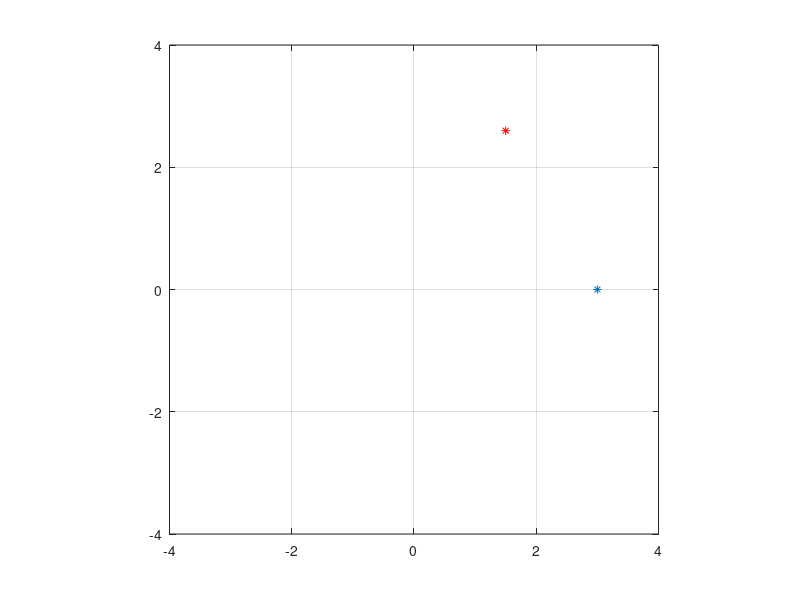

Recreate this plot in MATLAB. (Note: this script raises an error after producing the figure.)
%Aula 2
%% TemplateCodeSVPI -------------------------------------------------------
% Name:       Vasco Costa
% Num. Mec:   97746
% Date:       2022/2023
%% Initial configurations
clc % Clear all text from command window
close all % Close all figures previously opened
clear % Clear previous environment variables
%addpath('../lib') % Update yout matlab path (the folder must exist)

list_of_exercises = { %Add, comment or uncomment at will
   'Ex1a'
   'Ex1b'
   'Ex2a'
   'Ex2b'
   'Ex2c'
   'Ex3a'
   'Ex3b'
   'Ex3c'
   'Ex4a'
   'Ex4b'
   'Ex4c'
   'Ex5'
   'Ex6'
  }; %Defines the exercise to be executed (one or more at a time).
%% Ex1a -------------------------------------------------------------------

exercise = 'Ex1a'; % Define the name of the current exercise
if ismember(exercise, list_of_exercises) %... if exer. in list_of_exercises
  disp(['Executing ' exercise ':'])
  clearvars -except list_of_exercises % Delete all previously declared vars
  close all

  P=[3 0]';
  plot(P(1),P(2),'*');
  a = pi/3;
  Rot = [cos(a) -sin(a)
         sin(a)  cos(a)];
  axis([-1 4 -1 4]);
  hold on
  grid on
  axis square
  Pc = Rot*P;
  plot(Pc(1),Pc(2),'*r')
end
%% Ex1b -------------------------------------------------------------------

exercise = 'Ex1b'; % Define the name of the current exercise
if ismember(exercise, list_of_exercises) %... if exer. in list_of_exercises
  disp(['Executing ' exercise ':'])
  clearvars -except list_of_exercises % Delete all previously declared vars
  close all

  P=[3 0]';
  axis([-4 4 -4 4]);
  hold on
  grid on
  axis square
  N = 20;
  angs = linspace(0,2*pi,N);
  for a=angs
      Q=rota(a)*P;
      plot(Q(1),Q(2),'*r');
      pause(0.1)
  end
end
%% Ex2a -------------------------------------------------------------------

exercise = 'Ex2a'; % Define the name of the current exercise
if ismember(exercise, list_of_exercises) %... if exer. in list_of_exercises
  disp(['Executing ' exercise ':'])
  clearvars -except list_of_exercises % Delete all previously declared vars
  close all

  P=[3 0]';
  h=plot(P(1),P(2),'dr');
  axis([-4 4 -4 4]);
  hold on
  grid on
  axis square
  N = 100;
  angs = linspace(0,2*pi,N);
  for a=angs
      Q=rota(a)*P;
      set(h,'Xdata',Q(1),'Ydata',Q(2));
      pause(0.1)
  end
end
%% Ex2b -------------------------------------------------------------------

exercise = 'Ex2b'; % Define the name of the current exercise
if ismember(exercise, list_of_exercises) %... if exer. in list_of_exercises
  disp(['Executing ' exercise ':'])
  clearvars -except list_of_exercises % Delete all previously declared vars
  close all

  P=[3 0]';
  P2 = [2 0]';
  h=plot(P(1),P(2),'dr');
  axis([-4 4 -4 4]);
  hold on
  grid on
  axis square
  N = 500;
  h2 = plot(P2(1),P2(2),'ob');
  angs = linspace(0,10*pi,N);
  for a=angs
      Q=rota(a)*P;
      Q2 = rota(a)*P2;
      set(h,'Xdata',Q(1),'Ydata',Q(2));
      set(h2,'Xdata',Q2(1),'Ydata',Q2(2));
      pause(0.1)
  end
end
%% Ex2c -------------------------------------------------------------------

exercise = 'Ex2c'; % Define the name of the current exercise
if ismember(exercise, list_of_exercises) %... if exer. in list_of_exercises
  disp(['Executing ' exercise ':'])
  clearvars -except list_of_exercises % Delete all previously declared vars
  close all

  P=[3 0]';
  P2 = [2 0]';
  h=plot(P(1),P(2),'dr');
  axis([-4 4 -4 4]);
  hold on
  grid on
  axis square
  N = 500;
  h2 = plot(P2(1),P2(2),'ob');
  angs = linspace(0,10*pi,N);
  for a=angs
      Q=rota(a)*P;
      Q2 = rota(2*a)*P2; %fazendo o dobro do angulo ele vai ao dobro da velocidade
      set(h,'Xdata',Q(1),'Ydata',Q(2));
      set(h2,'Xdata',Q2(1),'Ydata',Q2(2));
      pause(0.1)
  end
end
%% Ex3a -------------------------------------------------------------------

exercise = 'Ex3a'; % Define the name of the current exercise
if ismember(exercise, list_of_exercises) %... if exer. in list_of_exercises
  disp(['Executing ' exercise ':'])
  clearvars -except list_of_exercises % Delete all previously declared vars
  close all

  P = [-0.5 0.5 0
      0 0 2];
  h = fill(P(1,:),P(2,:),'y');
  axis([-4 4 -4 4]);
  hold on
  grid on
  axis square
  N=200;
  angs = linspace(0,20*pi,N);
  for a=angs
      Q = rota(a)*P;
      set(h,'XData',Q(1,:),'YData',Q(2,:))
      pause(0.05)
  end
end
%% Ex3b -------------------------------------------------------------------

exercise = 'Ex3b'; % Define the name of the current exercise
if ismember(exercise, list_of_exercises) %... if exer. in list_of_exercises
  disp(['Executing ' exercise ':'])
  clearvars -except list_of_exercises % Delete all previously declared vars
  close all

  P = [-0.5 0.5 0
      0 0 2];
  P = P+[3 0]'; % faz a todos os elementos
  %P = P+repmat([3 0]',1,size(P,2));
  h = fill(P(1,:),P(2,:),'y');
  axis([-4 4 -4 4]);
  hold on
  grid on
  axis square
  N=500;
  angs = linspace(0,20*pi,N);
  for a=angs
      Q = rota(a)*P;
      set(h,'XData',Q(1,:),'YData',Q(2,:))
      set(h,'FaceColor',rand(1,3));
      pause(0.05)
  end
end
%% Ex3c -------------------------------------------------------------------

exercise = 'Ex3c'; % Define the name of the current exercise
if ismember(exercise, list_of_exercises) %... if exer. in list_of_exercises
  disp(['Executing ' exercise ':'])
  clearvars -except list_of_exercises % Delete all previously declared vars
  close all

  a = -2;b=2;
  P=a + (b-a).*rand([2,10]);
  h = fill(P(1,:),P(2,:),'y');
  axis([-4 4 -4 4]);
  hold on
  grid on
  axis square
  N=500;
  angs = linspace(0,20*pi,N);
  for a=angs
      Q = rota(a)*P;
      set(h,'XData',Q(1,:),'YData',Q(2,:))
      set(h,'FaceColor',rand(1,3));
      pause(0.05)
  end
end
%% Ex4a -------------------------------------------------------------------

exercise = 'Ex4a'; % Define the name of the current exercise
if ismember(exercise, list_of_exercises) %... if exer. in list_of_exercises
  disp(['Executing ' exercise ':'])
  clearvars -except list_of_exercises % Delete all previously declared vars
  close all

  P = [-0.5 0.5 0
      0 0 2
      1 1 1];
  h = fill(P(1,:),P(2,:),'y');
  axis([-1 4 -1 4])
  hold on
  grid on
  axis square

  T1 = trans(3,0);
  T2 = rot(pi/4);
  Q1=T1*T2*P; %primeiro rotacao, depois rotacao
  Q2 = T2*T1*P;% primeiro translacao, depois rotacao
  h1=fill(Q1(1,:),Q1(2,:),'r');
  h2=fill(Q2(1,:),Q2(2,:),'g');

  text(mean(P(1,:)), mean(P(2,:)),'P')
  text(mean(Q1(1,:)), mean(Q1(2,:)),'Q_1')
  text(mean(Q2(1,:)), mean(Q2(2,:)),'Q_2')
  % a ordem importa 
end
%% Ex4b -------------------------------------------------------------------

exercise = 'Ex4b'; % Define the name of the current exercise
if ismember(exercise, list_of_exercises) %... if exer. in list_of_exercises
  disp(['Executing ' exercise ':'])
  clearvars -except list_of_exercises % Delete all previously declared vars
  close all

  P = [-0.5 0.5 0
      0 0 2
      1 1 1];
  h1 = fill(P(1,:),P(2,:),'r');
  axis([-1 4 -1 7])
  hold on
  grid on
  axis square
  for t=linspace(0,3,20)
      Q = trans(0,t)*P;
      set(h1,'XData',Q(1,:),'YData',Q(2,:));
      pause(0.05)
  end
end
%% Ex4c -------------------------------------------------------------------

exercise = 'Ex4c'; % Define the name of the current exercise
if ismember(exercise, list_of_exercises) %... if exer. in list_of_exercises
  disp(['Executing ' exercise ':'])
  clearvars -except list_of_exercises % Delete all previously declared vars
  close all

  P = [-0.5 0.5 0
      0 0 2
      1 1 1];
  h1 = fill(P(1,:),P(2,:),'r');
  axis([-12 12 -12 12])
  hold on
  grid on
  axis square
  
  for t=linspace(0,3,20)%trans(0,3)
      Q = trans(0,t)*P;
      set(h1,'XData',Q(1,:),'YData',Q(2,:));
      pause(0.05)
  end
  for a=linspace(0,pi/2,20)%rot(+90)
      Q = rot(a)*trans(0,3)*P;
      set(h1,'XData',Q(1,:),'YData',Q(2,:));
      pause(0.05)
  end
  for t=linspace(0,-6,20)%trans(-6,0)
      Q = trans(t,0)*rot(pi/2)*trans(0,3)*P;
      set(h1,'XData',Q(1,:),'YData',Q(2,:));
      pause(0.05)
  end
  for a=linspace(0,-pi/2,20)%rot(-90)
      Q = trans(-6,0)*rot(pi/2)*trans(0,3)*rot(a)*P;
      Q2 = rot(a)*Q;
      set(h1,'XData',Q(1,:),'YData',Q(2,:));
      pause(0.05)
  end
end
%% Ex5 -------------------------------------------------------------------

exercise = 'Ex5'; % Define the name of the current exercise
if ismember(exercise, list_of_exercises) %... if exer. in list_of_exercises
  disp(['Executing ' exercise ':'])
  clearvars -except list_of_exercises % Delete all previously declared vars
  close all

  V = [1 1 0
      -1 1 0
      -1 -1 0
      1 -1 0
      1 1 2
      -1 1 2
      -1 -1 2
      1 -1 2];
  F = [1 2 3 4
      5 6 7 8
      1 2 6 5
      1 5 8 4
      3 7 8 4
      2 6 7 3];
  h = patch('Vertices', V, 'Faces',F,'Facecolor','c');
  grid on
  axis([-2 2 -2 2])
  axis equal
  view(3)
  
  for a=linspace(0,20*pi,20)
      rotacao = [cos(a) -sin(a) 0 
                 sin(a) cos(a) 0 
                 0 0 1];
      Q = V*rotacao;
      cla
      patch('Vertices', Q, 'Faces',F,'Facecolor','c');
      pause(0.05)
  end

end
%% Ex6 -------------------------------------------------------------------

exercise = 'Ex6'; % Define the name of the current exercise
if ismember(exercise, list_of_exercises) %... if exer. in list_of_exercises
  disp(['Executing ' exercise ':'])
  clearvars -except list_of_exercises % Delete all previously declared vars
  close all

  h_plot = plot(0,0,'o-b');
  xs = [];
  ys = [];
  while true
      [x,y] = ginput(1);
      if isempty(x)
          break
      end
      xs = [xs x];
      ys = [ys y];
      set(h_plot,'XData',xs,'YData',ys)
  end

  P = [xs;
      ys;
      ones([1 length(xs)])]';

  h1 = fill(P(1,:),P(2,:),'r');
  hold on
  grid on
  axis square
  axis([-10 10 -10 10])
  
  for t=linspace(0,3,20)%trans(0,3)
      Q = trans(0,t)*P; 
      set(h1,'XData',Q(1,:),'YData',Q(2,:));
      pause(0.05)
  end
  for a=linspace(0,pi/2,20)%rot(+90)
      Q = rot(a)*trans(0,3)*P;
      set(h1,'XData',Q(1,:),'YData',Q(2,:));
      pause(0.05)
  end
  ang = linspace(0,pi,20);
  t = linspace(0,-6,20);
  for i=1:20%trans(-6,0)
      Q = trans(t(i),0)*rot(pi/2)*trans(0,3)*rot(ang(i))*P;
      set(h1,'XData',Q(1,:),'YData',Q(2,:));
      pause(0.05)
  end
end